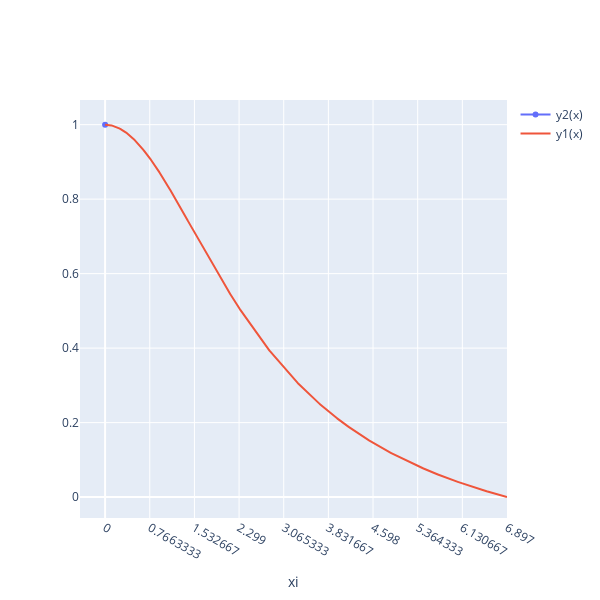

Notebook cell for this chart:
### Code cell
fig=go.Figure()
fig.add_trace(go.Scatter(
    x=xxi2,
    y=yy2,
    name="y2(x)"
    ))
fig.add_trace(go.Scatter(
    x=xxi1,
    y=yy1,
    name="y1(x)"
    ))
fig.update_layout(
        showlegend=True,
        width=600,
        height=600,
         xaxis=dict(
            tickmode = 'array',
            tickvals = np.linspace(0, xxi1[-1], 10),
        ),
        xaxis_title="xi",   
)
fig

### Figure 1 — Plotly figure (JSON) as saved in the notebook; plotly's stock layout.template omitted (floating-point values rounded to 4 significant figures; data arrays with more than 128 entries replaced by an {"elided": "..."} marker saying what was removed)
{"data": [{"name": "y2(x)", "type": "scatter", "x": [0], "y": [1]}, {"name": "y1(x)", "type": "scatter", "x": {"elided": "6898 float values"}, "y": {"elided": "6898 float values"}}], "layout": {"height": 600, "showlegend": true, "width": 600, "xaxis": {"tickmode": "array", "tickvals": [0, 0.7663, 1.533, 2.299, 3.065, 3.832, 4.598, 5.364, 6.131, 6.897], "title": {"text": "xi"}}}}
